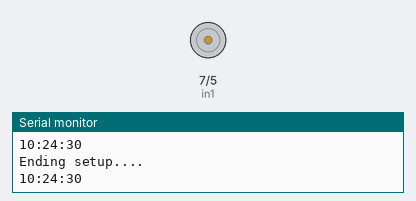
A sketch run on a simulated Arduino Uno, built with avr-gcc and run on an emulated ATmega328P. Shown: motor-driver pin pairs drawn as motors (green arrow = first pin HIGH = forward, orange = second pin HIGH = backward, longer = more drive, scaled by the enable pin), the last lines printed to the serial monitor. The local clock reads 2024-03-15 10:24:30 at power-on unless the sketch sets it.

Above: at 0.1 s.
At 60.1 s:
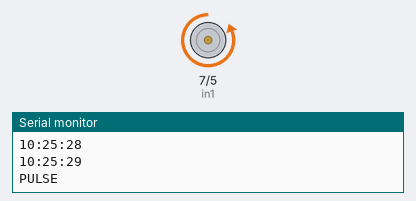
At 120.1 s:
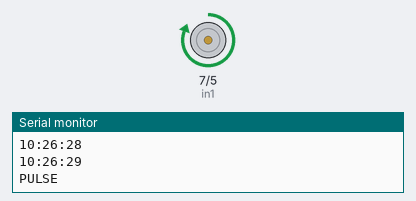
Timing chart, 0 to 122.5 s (numbered marks = the images above):
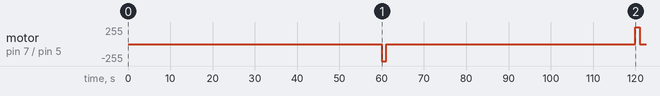

Measured:
- by itself, motor on pin 7 (in1) / pin 5 (in2): stopped → backward 255/255 at 60.0 s, → stopped 1.0 s later, → forward 255/255 59.0 s later, → stopped 1.0 s later

The sketch:

sketch_jul30a.ino
```cpp
#include <DS1307RTC.h>
#include <Time.h>
#include <TimeAlarms.h>
#include <Wire.h>


int enA = 10;
int in1 = 7;
int in2 = 5;


void setup()
{

    digitalWrite(in1, HIGH);
    digitalWrite(in2, LOW);

  Serial.begin(9600);
  Serial.println("In setup....");
  /*
  using rtc, sync system time to rtc
   setTime(8,29,0,1,1,11); // set time to Saturday 8:29:00am Jan 1 2011 //old way *****************
   */

  // following lines added to set time from rtc, took from timeRtcSet example, added jim *****************
  setSyncProvider(RTC.get);   // the function to get the time from the RTC
  if (timeStatus() != timeSet)
    Serial.println("Unable to sync with the RTC");
  else
    Serial.println("RTC has set the system time");
  // end of setting the time ******************************


Alarm.timerRepeat(60, Repeat);            // pulse every 60   seconds


  pinMode(enA, OUTPUT);
  pinMode(in1, OUTPUT);
  pinMode(in2, OUTPUT);
  digitalClockDisplay();
  Serial.println("Ending setup....");
}


void digitalClockDisplay()
{
  // digital clock display of the time
  Serial.print(hour());
  printDigits(minute());
  printDigits(second());
  Serial.println();
}

void printDigits(int digits)
{
  Serial.print(":");
  if(digits < 10)
    Serial.print('0');
  Serial.print(digits);
}

void Repeat() {
  digitalWrite(enA, HIGH);
  Serial.println("PULSE");
  digitalWrite(7, !digitalRead(7));  // toggle state
  digitalWrite(5, !digitalRead(5));
  delay(1000);
  digitalWrite(enA, LOW);

}


void  loop(){
  digitalClockDisplay();
  Alarm.delay(1000);

}
```
